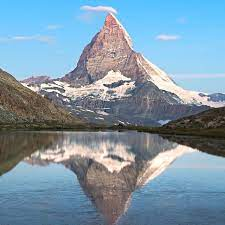
#> input picture image.jpg, 225 x 225 px
$ jupyter execute C130.ipynb
#> lines starting #> are read from the running program, lines starting #| are printed output that depends on the picture; after the words box and inside, x2 and y2 are one past the last pixel; in counts of white or black regions, pixels touching at a corner belong together
## 1.3.1 Basic Operations on Images

[cell 1]
import cv2
import numpy as np
from matplotlib import pyplot as plt

[cell 2]
def pltImage(img):
    plt.imshow(img)
    plt.xticks([]), plt.yticks([]) # to hide tick values on X and Y axis
    plt.show()

[cell 3]
img = cv2.imread('image.jpg')
#> img is the input picture: shape (225, 225, 3); mean B, G, R 167.7, 150.6, 125.3
px = img[100,100]
#> px = [109, 101, 101]
print(px)
#| [109 101 101]

[cell 4]
pltImage(img)

[cell 5]
blue = img[100,100,0]
#> blue = 109
print(blue)
#| 109

[cell 6]
img[100,100] = [255,255,255]
#> img: shape (225, 225, 3); under 0.01% of pixels changed, all inside (x1, y1, x2, y2) = (100, 100, 101, 101)
pltImage(img)

[cell 7]
img.shape
#> Out = (225, 225, 3)

[cell 8]
img.size
#> Out = 151875

[cell 9]
img.dtype

[cell 10]
w=10
ball = img[20:30, 40:50] # Region of Interest

[cell 11]
pltImage(ball)
#> in pltImage (call 3), `plt.show()`:
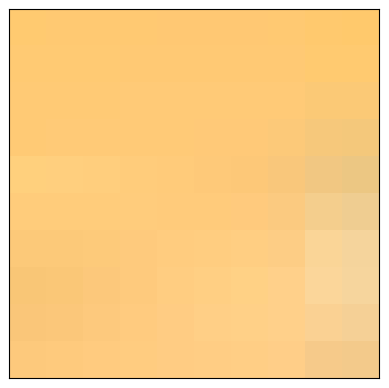
#> figure drawn by matplotlib, 1 panel

[cell 12]
img[10:10+w, 10:10+w]=ball
#> img: shape (225, 225, 3); mean B, G, R 167.7, 150.6, 125.4

[cell 13]
pltImage(img)

[cell 14]
b,g,r = cv2.split(img)
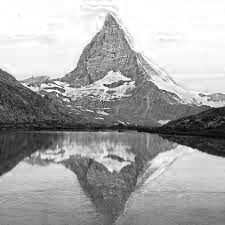
#> b: shape (225, 225); min 0, max 255, mean 167.7
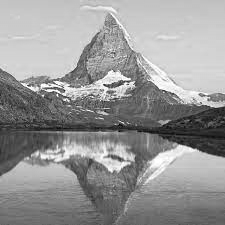
#> g: shape (225, 225); min 0, max 255, mean 150.6
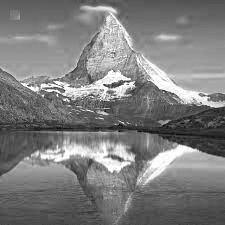
#> r: shape (225, 225); min 0, max 255, mean 125.4

[cell 15]
b.shape
#> Out = (225, 225)

[cell 16]
r

[cell 17]
img = cv2.merge((r,g,b))

[cell 18]
pltImage(img)

[cell 19]
pltImage(r)

[cell 20]
pltImage(g)

[cell 21]
pltImage(b)

[cell 22]
BLUE = [255,0,0]
img1 = cv2.imread('image.jpg')
m=100
replicate = cv2.copyMakeBorder(img1,m,m,m,m,cv2.BORDER_REPLICATE)
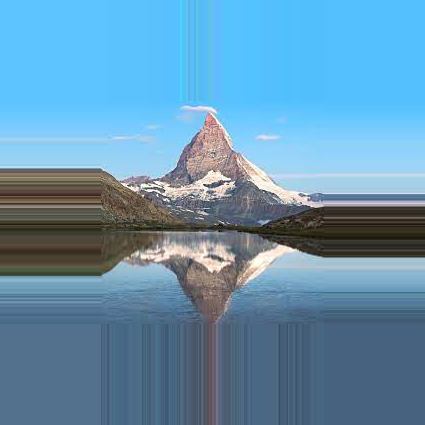
#> replicate: shape (425, 425, 3); mean B, G, R 175.9, 146.3, 100
reflect = cv2.copyMakeBorder(img1,m,m,m,m,cv2.BORDER_REFLECT)
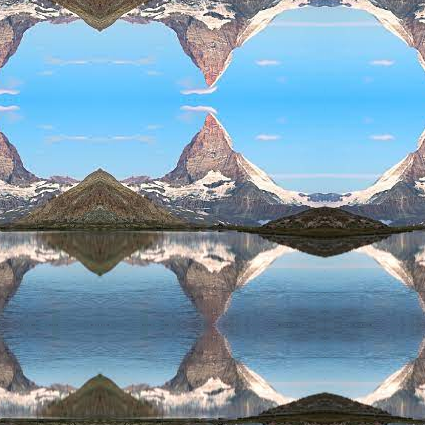
#> reflect: shape (425, 425, 3); mean B, G, R 173, 154.1, 125.4
reflect101 = cv2.copyMakeBorder(img1,m,m,m,m,cv2.BORDER_REFLECT_101)
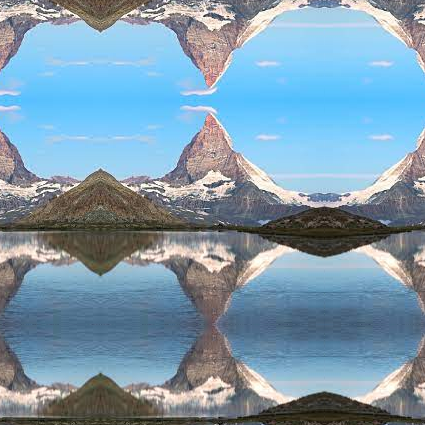
#> reflect101: shape (425, 425, 3); mean B, G, R 172.6, 153.9, 125.6
wrap = cv2.copyMakeBorder(img1,m,m,m,m,cv2.BORDER_WRAP)
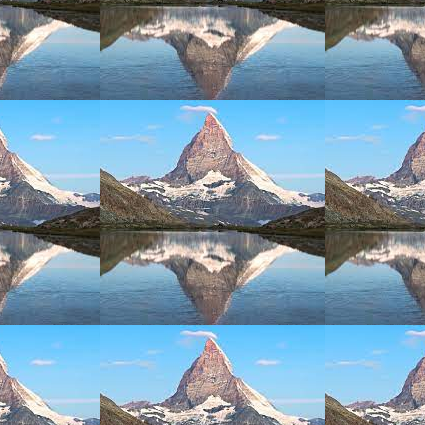
#> wrap: shape (425, 425, 3); mean B, G, R 173, 154.1, 125.4
constant= cv2.copyMakeBorder(img1,m,m,m,m,cv2.BORDER_CONSTANT,value=BLUE)
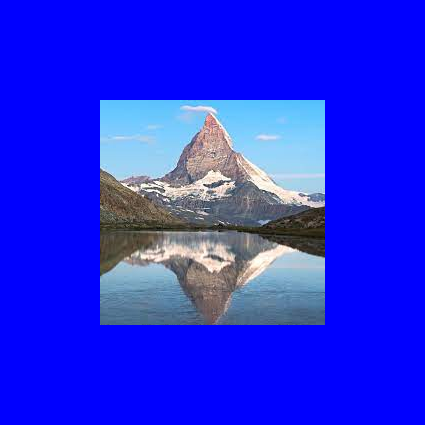
#> constant: shape (425, 425, 3); mean B, G, R 230.5, 42.2, 35.1

[cell 23]
plt.rcParams["figure.figsize"] = (20,10)
plt.subplot(231),plt.imshow(img1,'gray'),plt.title('ORIGINAL')
plt.subplot(232),plt.imshow(replicate,'gray'),plt.title('REPLICATE')
plt.subplot(233),plt.imshow(reflect,'gray'),plt.title('REFLECT')
plt.subplot(234),plt.imshow(reflect101,'gray'),plt.title('REFLECT_101')
plt.subplot(235),plt.imshow(wrap,'gray'),plt.title('WRAP')
plt.subplot(236),plt.imshow(constant,'gray'),plt.title('CONSTANT')
plt.show()
#> figure, not shown here; B, G, R data is drawn as R, G, B
